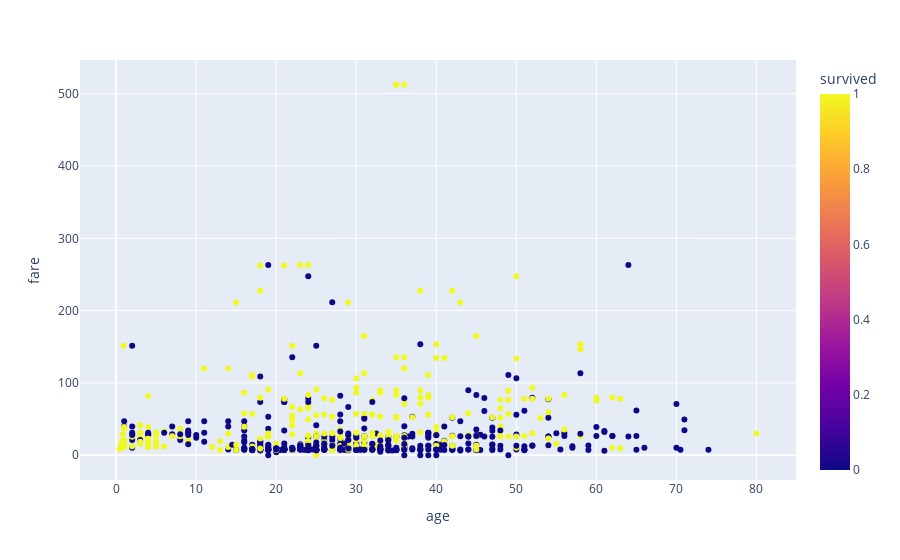

Notebook cell for this chart:
### Markdown cell above
# INTERACTIVE / DASHBOARD

### Code cell
px.scatter(titanic, x="age", y="fare", color="survived")

### Figure 1 — Plotly figure (JSON) as saved in the notebook; plotly's stock layout.template omitted (floating-point values rounded to 4 significant figures; data arrays with more than 128 entries replaced by an {"elided": "..."} marker saying what was removed)
{"data": [{"hovertemplate": "age=%{x}<br>fare=%{y}<br>survived=%{marker.color}<extra></extra>", "legendgroup": "", "marker": {"color": {"elided": "891 int values"}, "coloraxis": "coloraxis", "symbol": "circle"}, "mode": "markers", "name": "", "orientation": "v", "showlegend": false, "type": "scatter", "x": {"elided": "891 float values"}, "xaxis": "x", "y": {"elided": "891 float values"}, "yaxis": "y"}], "layout": {"coloraxis": {"colorbar": {"title": {"text": "survived"}}, "colorscale": [[0, "#0d0887"], [0.1111, "#46039f"], [0.2222, "#7201a8"], [0.3333, "#9c179e"], [0.4444, "#bd3786"], [0.5556, "#d8576b"], [0.6667, "#ed7953"], [0.7778, "#fb9f3a"], [0.8889, "#fdca26"], [1, "#f0f921"]]}, "legend": {"tracegroupgap": 0}, "margin": {"t": 60}, "xaxis": {"anchor": "y", "domain": [0, 1], "title": {"text": "age"}}, "yaxis": {"anchor": "x", "domain": [0, 1], "title": {"text": "fare"}}}}
